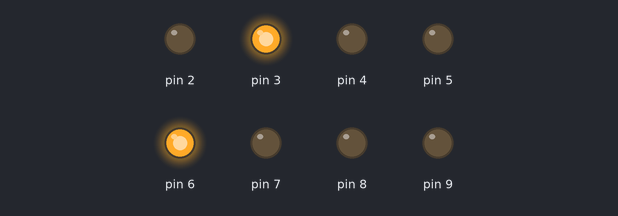
The sketch below on a simulated Arduino Uno, built with avr-gcc and run on an emulated ATmega328P. Shown: output pins drawn as LEDs (lit = HIGH).

Above: at 0.3 s.
At 1.7 s:
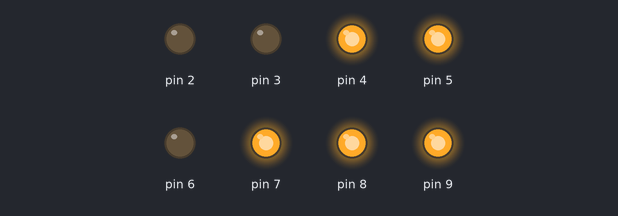
At 3.8 s:
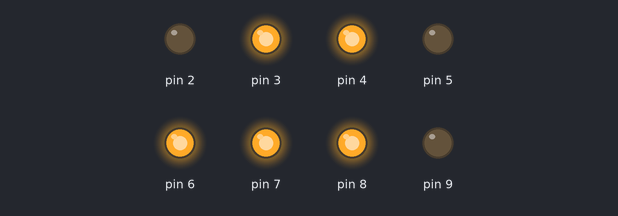
At 5.2 s:
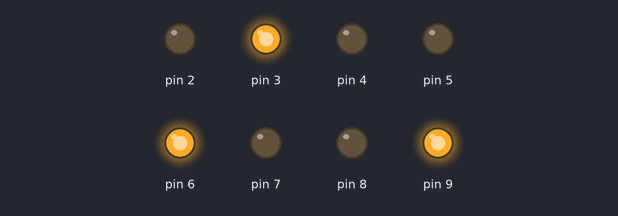
Timing chart, 0 to 6.4 s (numbered marks = the images above):
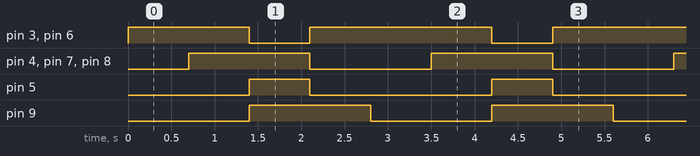

Measured:
- by itself, pin 3, pin 6: repeats every 2.8 s: LOW 0.70 s, HIGH 2.1 s
- by itself, pin 4, pin 7–9: alternates HIGH for 1.4 s and LOW for 1.4 s
- by itself, pin 5: alternates HIGH for 0.70 s and LOW for 2.1 s

The sketch:

Nom.ino
```cpp
void setup()
{
	pinMode(2, OUTPUT);
	pinMode(3, OUTPUT);
	pinMode(4, OUTPUT);
	pinMode(5, OUTPUT);
	pinMode(6, OUTPUT);
	pinMode(7, OUTPUT);
	pinMode(8, OUTPUT);
	pinMode(9, OUTPUT);
}
void loop()
{

	digitalWrite(2, LOW);
	digitalWrite(3, HIGH);
	digitalWrite(4, LOW);
	digitalWrite(5, LOW);
	digitalWrite(6, HIGH);
	digitalWrite(7, LOW);
	digitalWrite(8, LOW);
	digitalWrite(9, LOW);
	delay(700);

	digitalWrite(2, LOW);
	digitalWrite(3, HIGH);
	digitalWrite(4, HIGH);
	digitalWrite(5, LOW);
	digitalWrite(6, HIGH);
	digitalWrite(7, HIGH);
	digitalWrite(8, HIGH);
	digitalWrite(9, LOW);
	delay(700);

	digitalWrite(2, LOW);
	digitalWrite(3, LOW);
	digitalWrite(4, HIGH);
	digitalWrite(5, HIGH);
	digitalWrite(6, LOW);
	digitalWrite(7, HIGH);
	digitalWrite(8, HIGH);
	digitalWrite(9, HIGH);
	delay(700);

	digitalWrite(2, LOW);
	digitalWrite(3, HIGH);
	digitalWrite(4, LOW);
	digitalWrite(5, LOW);
	digitalWrite(6, HIGH);
	digitalWrite(7, LOW);
	digitalWrite(8, LOW);
	digitalWrite(9, HIGH);
	delay(700);
}
```
